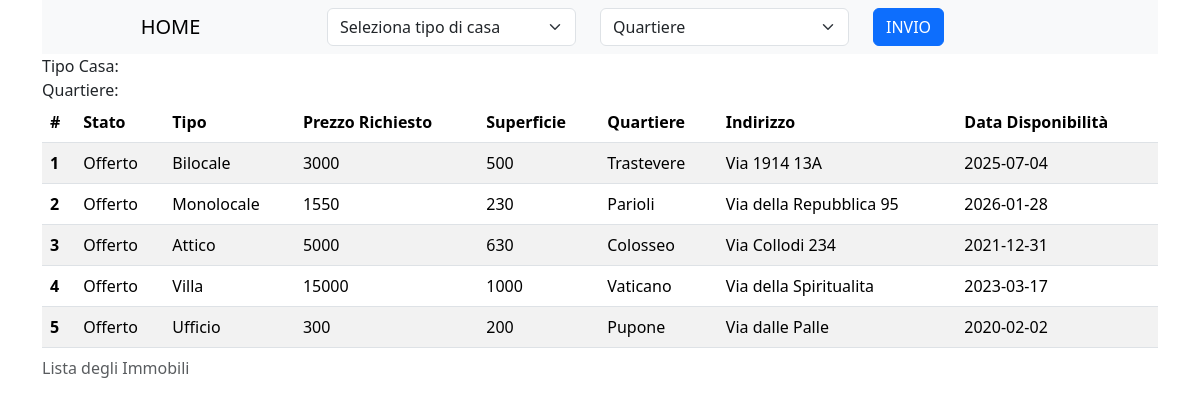
Page /php/abitazioni.php on the committed database.
### tables this page shows
CREATE TABLE CS_IMMOBILE(
    id integer unsigned auto_increment,
    stato varchar(20) not null,
    type varchar(20) not null,
    prezzoRichiesto float not null,
    superfice float not null,
    quartiere varchar(20) not null,
    indirizzo varchar(30) not null,
    Data_disponibilita date not null,

    primary key(id)
);

### php/abitazioni.php (the view, shortened to what this page needs)
<?php
        require('../include/lib.php');
        writeheader();
        writeMenu();
        $db = new mysqli($DBHOST, $DBUSER, $DBPASSWORD, $DBNAME);
        $sql = "SELECT * FROM cs_immobile";
        $resultSet = $db->query($sql);
        echo "Tipo Casa: " . htmlspecialchars($tipocasa) . "<br>";
        echo "Quartiere: " . htmlspecialchars($quartiere) . "<br>";
        echo('<table class="table table-striped table-hover">
                <caption>Lista degli Immobili </caption>
                <thead>
                    <tr>
                        <th scope="col">#</th>
                        <th scope="col">Stato</th>
                        <th scope="col">Tipo</th>
                        <th scope="col">Prezzo Richiesto</th>
                        <th scope="col">Superficie</th>
                        <th scope="col">Quartiere</th>
                        <th scope="col">Indirizzo</th>
                        <th scope="col">Data Disponibilità</th>
                    </tr>
                </thead>
                <tbody>');
    if($tipocasa == 0 && $quartiere == 0){
        while ($record = $resultSet->fetch_assoc()) {
            echo('<tr>
                    <th scope="row">' .$record['id'] . '</th>
                    <td>' . $record['stato'] . '</td>
                    <td>' . $record['type'] . '</td>
                    <td>' . $record['prezzoRichiesto']) . '</td>
                    <td>' . $record['superfice'] . '</td>
                    <td>' . $record['quartiere'] . '</td>
                    <td>' . $record['indirizzo'] . '</td>
                    <td>' . $record['Data_disponibilita'] . '</td>
                </tr>';
        }
        echo('</tbody>
            </table>');
    }
        writefooter();
?>

### include/lib.php (shortened to what this page needs)
<?php
 function writeHeader(){
    echo('
        <!DOCTYPE HTML>
            <html>
                <head>
                    <meta charset="utf-8">
                    <title>Agenzia Immobiliare</title>
                    <meta name="viewport" content="width=device-width, initial-scale=1">
                    <link href="https://cdn.jsdelivr.net/npm/bootstrap@5.3.3/dist/css/bootstrap.min.css" rel="stylesheet">
                </head>
                <body>
                    <div class="container">
    ');
    return;
}
function writeFooter(){
    echo('
                    </div>
                    <script src="https://cdn.jsdelivr.net/npm/@popperjs/core@2.11.8/dist/umd/popper.min.js"></script>
                    <script src="https://cdn.jsdelivr.net/npm/bootstrap@5.3.3/dist/js/bootstrap.min.js"></script>
                </body>
            </html>');
    return;
}
function writeMenu() {
    echo('
        <nav class="navbar navbar-expand-lg bg-body-tertiary">
            <div class="container-fluid row">
                <div class="col-3">
                    <center><a class="navbar-brand" href="index.php">HOME</a></center>
                    <button class="navbar-toggler" type="button" data-bs-toggle="collapse" data-bs-target="#navbarSupportedContent" aria-controls="navbarSupportedContent" aria-expanded="false" aria-label="Toggle navigation">
                        <span class="navbar-toggler-icon"></span>
                    </button>
                </div>
                <div class="col-3">
                    <form name="tipoCasa" action="abitazioni.php" method="post">
                        <select class="form-select" name="tipoCasa" aria-label="Default select example">
                            <option value="0" selected>Seleziona tipo di casa</option>
                            <option value="1">Negozio</option>
                            <option value="2">Monolocale</option>
                            <option value="3">Bilocale</option>
                            <option value="4">Villa</option>
                            <option value="5">Attico</option>
                            <option value="6">Ufficio</option>
                            <option value="7">Capannone</option>
                            <option value="8">Box</option>
                        </select>
                </div>
                <div class="col-3">
                    <select class="form-select" name="quartiere" aria-label="Default select example">
                        <option value="0" selected>Quartiere</option>
                        <option value="1">Trastevere</option>
                        <option value="2">Colosseo</option>
                        <option value="3">Vaticano</option>
                        <option value="4">Parioli</option>
                    </select>
                </div>
                <div class="col-3">
                    <button type="submit" class="btn btn-primary">INVIO</button>
                </div>
                </form>
            </div>
        </nav>
    ');
    return;
}
?>

### rows in the picture
cs_immobile: id "1", stato "Offerto", type "Bilocale", prezzoRichiesto "3000", superfice "500", quartiere "Trastevere", indirizzo "Via 1914 13A", Data_disponibilita "2025-07-04"
cs_immobile: id "2", stato "Offerto", type "Monolocale", prezzoRichiesto "1550", superfice "230", quartiere "Parioli", indirizzo "Via della Repubblica 95", Data_disponibilita "2026-01-28"
cs_immobile: id "3", stato "Offerto", type "Attico", prezzoRichiesto "5000", superfice "630", quartiere "Colosseo", indirizzo "Via Collodi 234", Data_disponibilita "2021-12-31"
cs_immobile: id "4", stato "Offerto", type "Villa", prezzoRichiesto "15000", superfice "1000", quartiere "Vaticano", indirizzo "Via della Spiritualita", Data_disponibilita "2023-03-17"
cs_immobile: id "5", stato "Offerto", type "Ufficio", prezzoRichiesto "300", superfice "200", quartiere "Pupone", indirizzo "Via dalle Palle", Data_disponibilita "2020-02-02"
